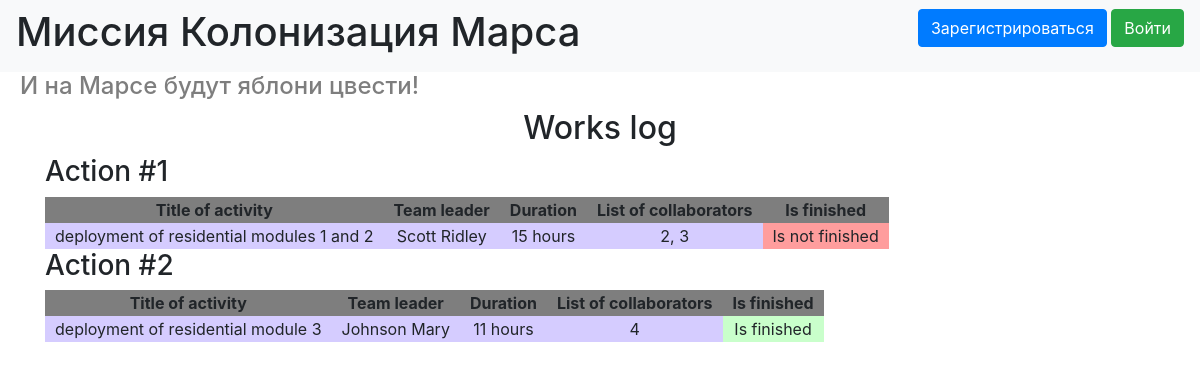
The app's page /index, older data.
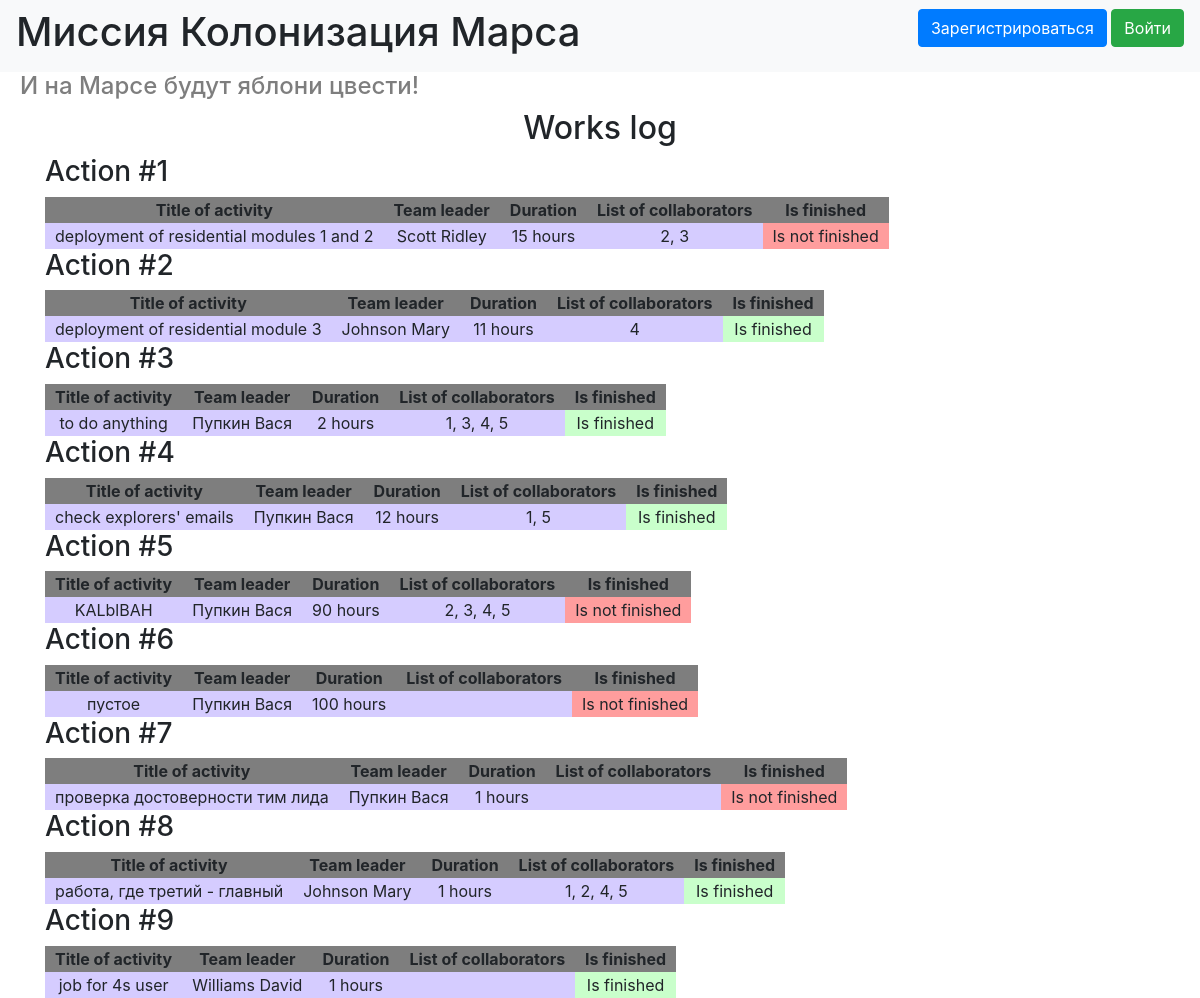
The same page, newer data.
### data/jobs.py (models this page shows, shortened)
class Jobs(SqlAlchemyBase):
    __tablename__ = 'jobs'
    id = sqlalchemy.Column(sqlalchemy.Integer,
                           primary_key=True, autoincrement=True)
    team_leader = sqlalchemy.Column(sqlalchemy.Integer,
                                    sqlalchemy.ForeignKey("users.id"))
    job = sqlalchemy.Column(sqlalchemy.String, nullable=True)
    work_size = sqlalchemy.Column(sqlalchemy.Integer, nullable=True)
    collaborators = sqlalchemy.Column(sqlalchemy.String, nullable=True)
    start_date = sqlalchemy.Column(sqlalchemy.Date, nullable=True)
    end_date = sqlalchemy.Column(sqlalchemy.Date, nullable=False)
    is_finished = sqlalchemy.Column(sqlalchemy.Boolean, nullable=False)
    user = orm.relationship('User')

### data/users.py (models this page shows, shortened)
class User(SqlAlchemyBase, UserMixin):
    __tablename__ = 'users'
    id = sqlalchemy.Column(sqlalchemy.Integer,
                           primary_key=True, autoincrement=True)
    surname = sqlalchemy.Column(sqlalchemy.String, nullable=True)
    name = sqlalchemy.Column(sqlalchemy.String, nullable=True)
    age = sqlalchemy.Column(sqlalchemy.Integer, nullable=True)
    position = sqlalchemy.Column(sqlalchemy.String, nullable=True)
    speciality = sqlalchemy.Column(sqlalchemy.String, nullable=True)
    address = sqlalchemy.Column(sqlalchemy.String, nullable=True)
    email = sqlalchemy.Column(sqlalchemy.String,
                              unique=True, nullable=True)
    hashed_password = sqlalchemy.Column(sqlalchemy.String, nullable=True)
    modified_date = sqlalchemy.Column(sqlalchemy.DateTime,
                                      default=datetime.datetime.now)
    jobs = orm.relationship("Jobs", back_populates='user')
    department = orm.relationship('Department')

### index.py (the view)
@app.route('/')
@app.route('/index')
def index():
    db_sess = db_session.create_session()
    jobs = db_sess.query(Jobs).all()
    return render_template('index.html', jobs=jobs, title='Works log')

### data/db_session.py (called while the page is built)
def create_session() -> Session:
    global __factory
    return __factory()

### templates/index.html (shortened to what this page needs)
{% extends "base.html" %}
{% block content %}
    <h2> Works log </h2>
    {% for job in jobs %}
        <h3> Action #{{job.id}} </h3>
        <table>
            <tr>
                <th> Title of activity </th>
                <th> Team leader </th>
                <th> Duration </th>
                <th> List of collaborators </th>
                <th> Is finished </th>
            </tr>
            <tr style="background-color: #d5ccff">
                <td> {{job.job}} </td>
                <td> {{job.user.surname}} {{job.user.name}} </td>
                <td> {{job.work_size}} hours </td>
                <td> {{job.collaborators}} </td>
                {% if job.is_finished %}
                    <td style="background-color: #c9ffcb"> Is finished </td>
                {% else %}
                    <td style="background-color: #ff9d9d"> Is not finished </td>
                {% endif %}
            </tr>
        </table>
    {% endfor %}
{% endblock %}

### templates/base.html (shortened to what this page needs)
<!doctype html>
<html lang="en">
<head>
    <link rel="stylesheet"
          href="https://stackpath.bootstrapcdn.com/bootstrap/4.4.1/css/bootstrap.min.css"
>
    <link rel="stylesheet" type="text/css" href="/static/css/style.css">
</head>
<body>
<header>
    <nav class="navbar navbar-light bg-light">
        <h1> Миссия Колонизация Марса </h1>
        {% if current_user.is_authenticated %}
            <p>
                <a class="navbar-brand" href="/logout">{{ current_user.surname }} {{ current_user.name }}</a>
            </p>
        {% else %}
            <p>
                <a class="btn btn-primary " href="/register">Зарегистрироваться</a>
                <a class="btn btn-success" href="/login">Войти</a>
            </p>
        {% endif %}
    </nav>
    <h4> И на Марсе будут яблони цвести! </h4>
</header>
<main role="main" class="container">
    {% block content %}{% endblock %}
</main>
</body>
</html>

### static/css/style.css (style rules this page uses)
h4 { margin-left: 20px; color: #7e7e7e; }
h2 { text-align: center; }
th { padding-left: 10px; padding-right: 10px; text-align: center; background-color: #7e7e7e; }
td { padding-left: 10px; padding-right: 10px; text-align: center; }

Row changes from the older to the newer data that the page shows:
added Jobs: id "3", job "to do anything", user.surname "Пупкин", user.name "Вася", work_size "2", collaborators "1, 3, 4, 5", is_finished "Is finished"
added Jobs: id "4", job "check explorers' emails", user.surname "Пупкин", user.name "Вася", work_size "12", collaborators "1, 5", is_finished "Is finished"
added Jobs: id "5", job "KALblBAH", user.surname "Пупкин", user.name "Вася", work_size "90", collaborators "2, 3, 4, 5", is_finished "Is not finished"
added Jobs: id "6", job "пустое", user.surname "Пупкин", user.name "Вася", work_size "100", is_finished "Is not finished"
added Jobs: id "7", job "проверка достоверности тим лида", user.surname "Пупкин", user.name "Вася", work_size "1", is_finished "Is not finished"
added Jobs: id "8", job "работа, где третий - главный", user.surname "Johnson", user.name "Mary", work_size "1", collaborators "1, 2, 4, 5", is_finished "Is finished"
added Jobs: id "9", job "job for 4s user", user.surname "Williams", user.name "David", work_size "1", is_finished "Is finished"
